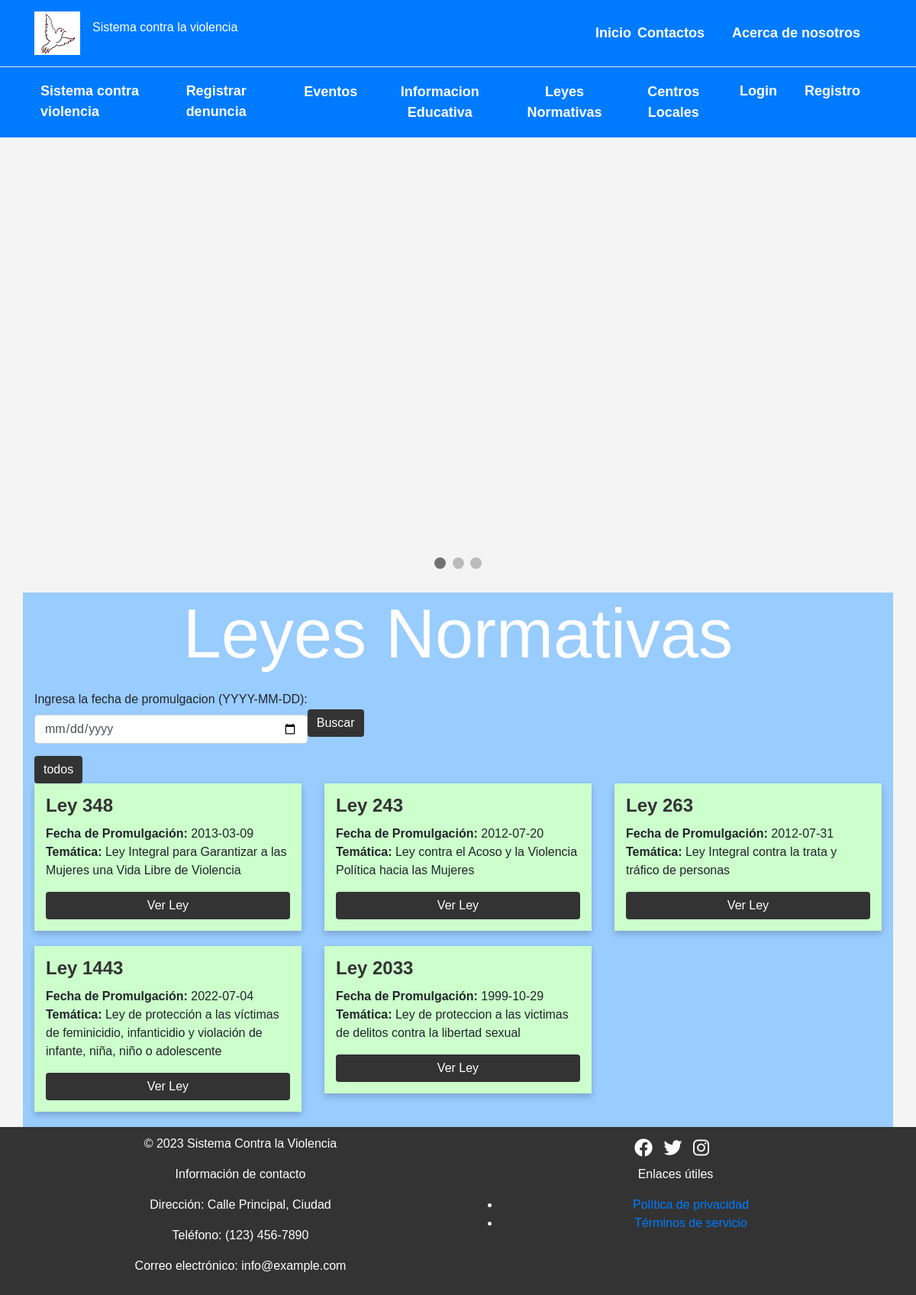
The page /vista/panelWebLeyes.php on the database its author committed.
### tables this page shows
CREATE TABLE `ley_normativa` (
  `codLey` int(11) NOT NULL,
  `nombre` varchar(100) DEFAULT NULL,
  `fecha_promulgacion` date DEFAULT NULL,
  `tematica` varchar(300) DEFAULT NULL,
  `informacion` varchar(300) DEFAULT NULL,
  `ci` int(11) DEFAULT NULL
);

### modelo/Ley_NormativaClase.php (called while the page is built, shortened)
<?php
class Ley_Normativa{
    private $codLey;
    public function lista(){
        $db=new Conexion();
        $sql=$db->query("SELECT * FROM ley_normativa");
        return ($sql);
    }public function lista_especifica(){
        $db=new Conexion();
        $sql=$db->query("SELECT * FROM ley_normativa where codLey=$this->codLey");
        return ($sql);
    }
    public function setcodLey($codLey){
        $this->codLey=$codLey;
    }
}
?>

### controlador/panelWebLeyes.php (called while the page is built, shortened)
<?php
include("../modelo/Ley_NormativaClase.php");
$leyNormativa = new Ley_Normativa("","","","","");
if (isset($_POST['filtrarFecha'])) {
    $fecha = $_POST['fecha'];
    $res3=$leyNormativa->filtrarFecha($fecha);
}
else{
    $res3 = $leyNormativa->lista();
}
?>

### vista/panelWebLeyes.php (the view, shortened to what this page needs)
<?php
include("../controlador/panelWebLeyes.php");
?>
<!DOCTYPE html>
<html lang="es">
<head>
    <link rel="stylesheet" href="https://maxcdn.bootstrapcdn.com/bootstrap/4.5.2/css/bootstrap.min.css">
    <link rel="stylesheet" href="https://cdnjs.cloudflare.com/ajax/libs/font-awesome/6.0.0-beta3/css/all.min.css">
    <link href="https://cdnjs.cloudflare.com/ajax/libs/fullcalendar/6.1.8/main.min.css" rel="stylesheet">
    <link rel="stylesheet" href="../controlador/estilos/style.css">
    <link rel="stylesheet" href="https://cdnjs.cloudflare.com/ajax/libs/animate.css/4.1.1/animate.min.css">
</head>
<body>
    <nav class="navbar navbar-expand-lg navbar-dark bg-primary">
        <div class="container">
            <a class="navbar-brand" href="#"><img src="logos/logo.png" alt="logo"></a>
            <p style="color:white;">Sistema contra la violencia</p>
            <ul class="navbar-nav ml-auto" style="display: flex; align-items: center;">
                <form action="../controlador/panelWeb.php" method="post" accept-charset="utf-8" style="display: inline;">
                    <button type="submit" class="nav-link text-white" name="inicio" style="background: none; border: none; padding: 0; margin: 0; cursor: pointer;">Inicio</button>
                </form>
                <li class="nav-item">
                    <a class="nav-link text-white" href="../controlador/contactosLista.php">Contactos</a>
                </li>
                <li class="nav-item">
                    <a class="nav-link text-white" href="#">Acerca de nosotros</a>
                </li>
            </ul>
        </div>
    </nav>
    <nav class="navbar navbar-expand-lg navbar-dark bg-primary">
        <div class="container">
            <div class="collapse navbar-collapse" id="navbarNav">
                <ul class="navbar-nav">
                    <li class="nav-item">
                        <a class="nav-link text-white" href="#">Sistema contra violencia</a>
                    </li>
                    <li class="nav-item">
                        <a class="nav-link text-white" href="../controlador/denunciaRegistro.php">Registrar denuncia</a>
                    </li>
                    <li class="nav-item">
                        <form action="panelWebEventos.php" method="post" accept-charset="utf-8" style="display: inline;">
                            <button type="submit" class="btn btn-link nav-link text-white" name="eventos">Eventos</button>
                        </form>
                    </li>
                    <li class="nav-item">
                        <form action="panelWebInformacionEducativa.php" method="post" accept-charset="utf-8" style="display: inline;">
                            <button type="submit" class="btn btn-link nav-link text-white" name="informacionEducativa">Informacion Educativa</button>
                        </form>
                    </li>
                    <li class="nav-item">
                        <form action="panelWebLeyes.php" method="post" accept-charset="utf-8" style="display: inline;">
                            <button type="submit" class="btn btn-link nav-link text-white" name="leyes">Leyes Normativas</button>
                        </form>
                    </li>
                    <li class="nav-item">
                        <form action="panelWebCentrosLocales.php" method="post" accept-charset="utf-8" style="display: inline;">
                            <button type="submit" class="btn btn-link nav-link text-white" name="centrosLocales">Centros Locales</button>
                        </form>
                    </li>
                    <li class="nav-item">
                        <a class="nav-link text-white" href="login.php">Login</a>
                    </li>
                    <li class="nav-item">
                        <a class="nav-link text-white" href="usuarioRegistro.php">Registro</a>
                    </li>
                </ul>
            </div>
        </div>
    </nav>
    <div class="container mt-4" id="slider-inicial">
        <?php include("slide.php"); ?>
    </div>
    <div class="container mt-4" id="leyes">
        <h1 class="text-center">Leyes Normativas</h1>
        <form action="" method="POST" class="d-flex align-items-center">
            <div class="mb-3">
                <label for="fecha" class="form-label">Ingresa la fecha de promulgacion (YYYY-MM-DD):</label>
                <input type="date" class="form-control" id="fecha" name="fecha" placeholder="YYYY-MM-DD" pattern="\d{4}-\d{2}-\d{2}" required>
            </div>
            <button type="submit" class="btn btn-primary" name="filtrarFecha">Buscar</button>
        </form>
        <form action="" method="POST" class="d-flex align-items-center">
            <button type="submit" class="btn btn-primary" name="todos">todos</button>
        </form>
        <div class="row">
            <?php
            while ($reg = mysqli_fetch_array($res3)) {
                ?>
                <div class="col-md-4 animate__animated animate__fadeInUp">
            <div class="custom-card">
                        <div class="card-body">
                            <h5 class="card-title"><?php echo $reg['nombre']; ?></h5>
                            <ul class="list-unstyled">
                                <li><strong>Fecha de Promulgación:</strong> <?php echo $reg['fecha_promulgacion']; ?></li>
                                <li><strong>Temática:</strong> <?php echo $reg['tematica']; ?></li>
                            </ul>
                            <a href="<?php echo $reg['informacion']; ?>" class="btn btn-primary btn-block" target="_blank">Ver Ley</a>
                        </div>
                    </div>
                </div>
                <?php
            }
            ?>
        </div>
    </div>
    <footer>
        <div class="container">
            <div class="row">
                <div class="col-md-6">
                    <p>&copy; 2023 Sistema Contra la Violencia</p>
                </div>
                <div class="col-md-6">
                    <a href="#" class="social-icons"><i class="fab fa-facebook"></i></a>
                    <a href="#" class="social-icons"><i class="fab fa-twitter"></i></a>
                    <a href="#" class="social-icons"><i class="fab fa-instagram"></i></a>
                </div>
            </div>
            <div class="row">
                <div class="col-md-6">
                    <p>Información de contacto</p>
                    <p>Dirección: Calle Principal, Ciudad</p>
                    <p>Teléfono: (123) 456-7890</p>
                    <p>Correo electrónico: info@example.com</p>
                </div>
                <div class="col-md-6">
                    <p>Enlaces útiles</p>
                    <ul>
                        <li><a href="#">Política de privacidad</a></li>
                        <li><a href="#">Términos de servicio</a></li>
                    </ul>
                </div>
            </div>
        </div>
    </footer>
</body>
</html>

### controlador/estilos/style.css (style rules this page uses)
body { background-color: #f4f4f4; font-family: Arial, sans-serif; }
.navbar { background-color: #333; padding: 10px 0; }
.navbar-nav .nav-link { font-size: 18px; font-weight: bold; color: white; margin-right: 20px; transition: color 0.3s; }
.card-body { padding: 15px; }
.card-title { font-size: 24px; font-weight: bold; color: #333; margin-bottom: 10px; }
.btn-primary { background-color: #333; border: none; color: white; transition: background-color 0.3s, color 0.3s; }
footer { background-color: #333; color: white; text-align: center; padding: 20px 0; }
.social-icons { font-size: 24px; margin-right: 10px; color: white; text-decoration: none; }

### vista/panelWebLeyes.php (style rules this page uses)
footer { background-color: #333; color: white; text-align: center; padding: 10px 0; }
.animate__animated { animation-duration: 1s; }
.custom-card { background-color: #ccffcc; border: none; margin-bottom: 20px; box-shadow: 0 4px 8px 0 rgba(0, 0, 0, 0.2); transition: transform 0.2s; }
#leyes { background-color: #99ccff; }
#leyes h1 { font-size: 90px; color: #ffffff; text-align: center; margin-bottom: 20px; }

### vista/slide.php (style rules this page uses)
* { box-sizing: border-box; }
body { font-family: Verdana, sans-serif; }
img { vertical-align: middle; }

### rows shown on the page
ley_normativa: nombre "Ley 348", fecha_promulgacion "2013-03-09", tematica "Ley Integral para Garantizar a las Mujeres una Vida Libre de Violencia"
ley_normativa: nombre "Ley 243", fecha_promulgacion "2012-07-20", tematica "Ley contra el Acoso y la Violencia Política hacia las Mujeres"
ley_normativa: nombre "Ley 263", fecha_promulgacion "2012-07-31", tematica "Ley Integral contra la trata y tráfico de personas"
ley_normativa: nombre "Ley 1443", fecha_promulgacion "2022-07-04", tematica "Ley de protección a las víctimas de feminicidio, infanticidio y violación de infante, niña, niño o adolescente"
ley_normativa: nombre "Ley 2033", fecha_promulgacion "1999-10-29", tematica "Ley de proteccion a las victimas de delitos contra la libertad sexual"
